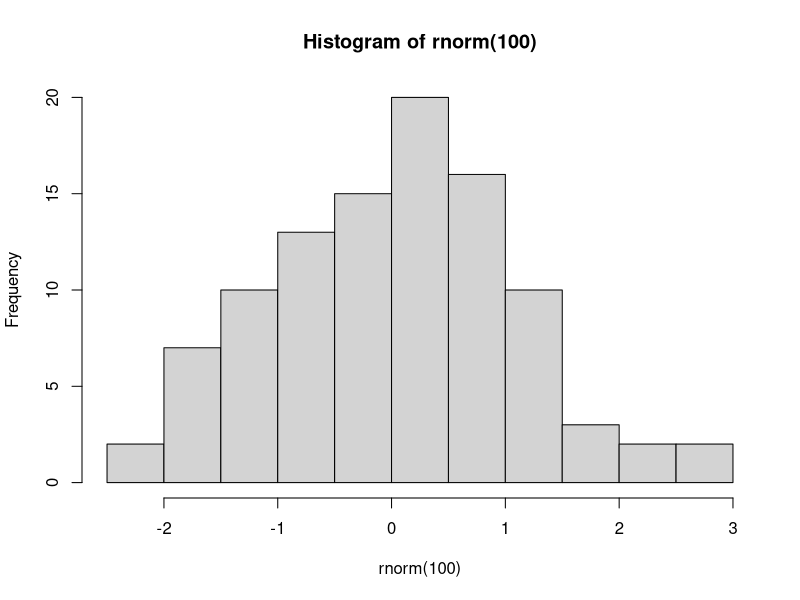

Generate this figure with R:
new <- "new"


hist(rnorm(100))


fifteen_for_2<- list(c(7,8), c(6,9), c(10,5), c(3,4,8), c(7,4,4), c(5,5,5))
pair_for_2<- list(c(1,1), c(2,2), c(3,3), c(4,4), c(5,5))
